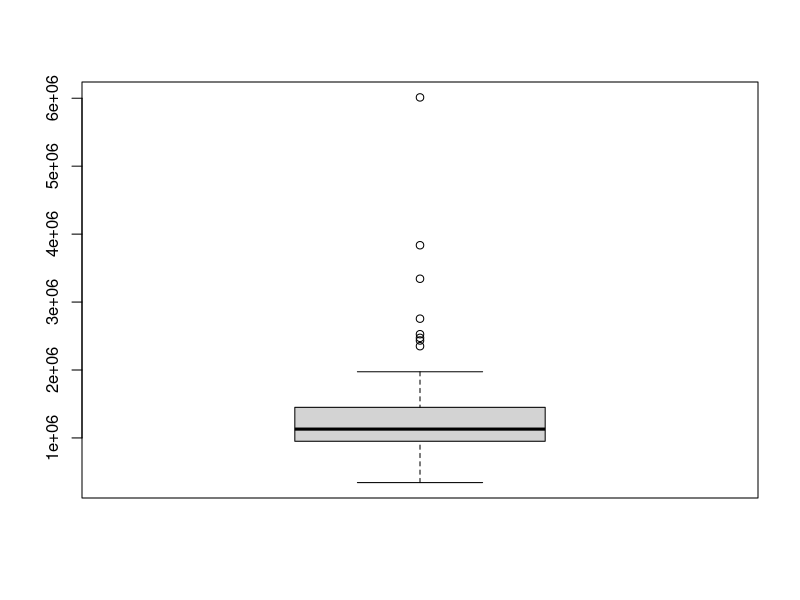
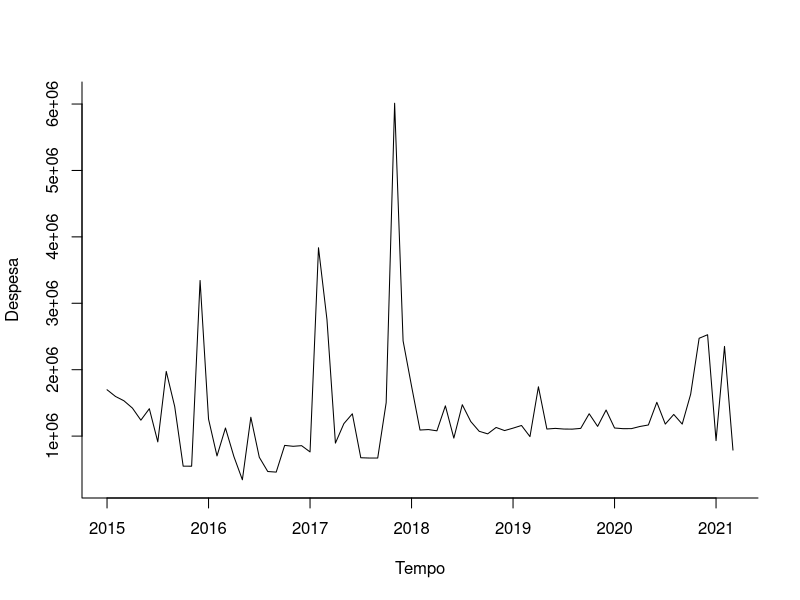
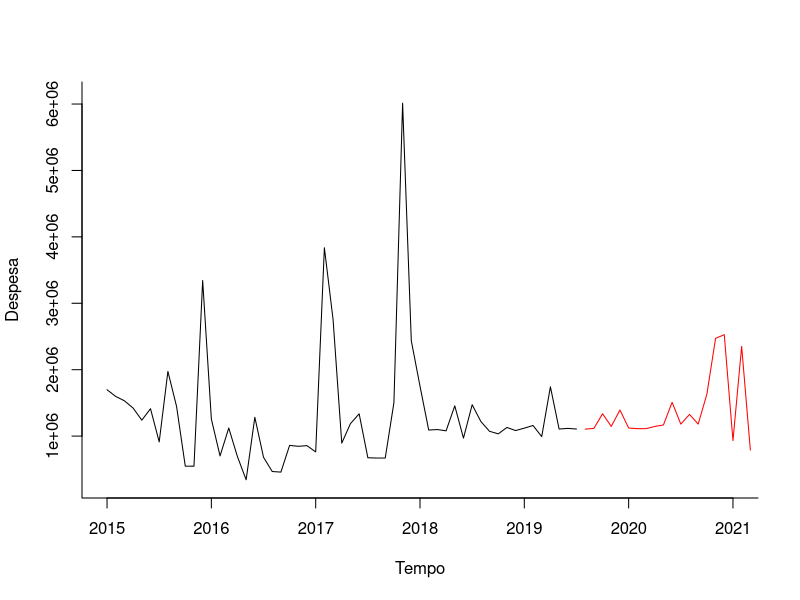
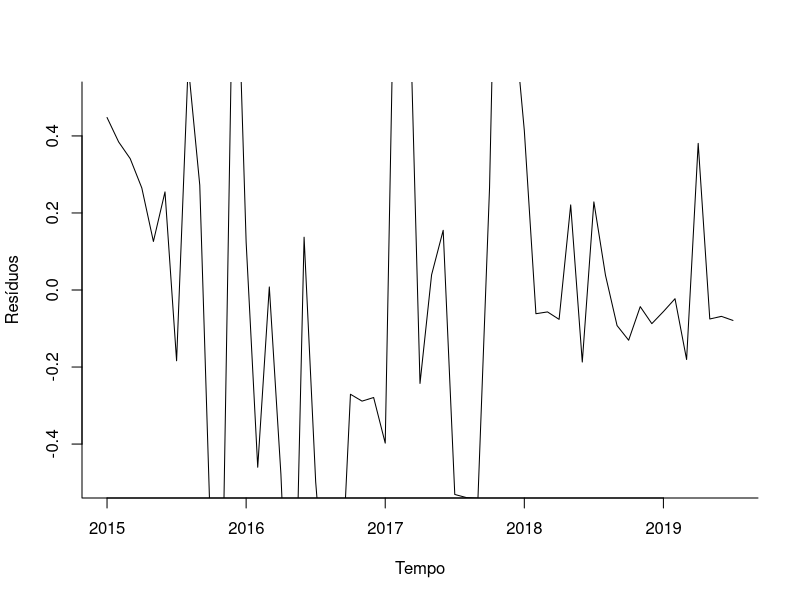
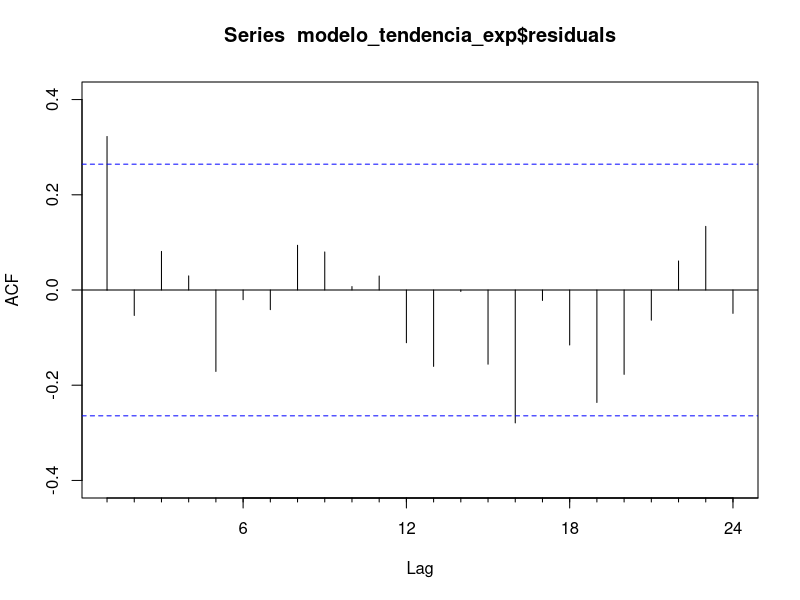
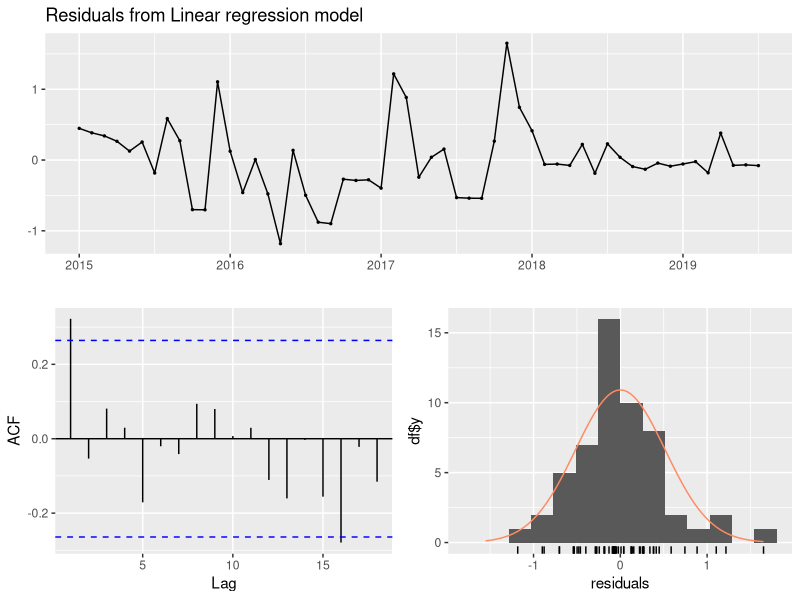

The R source for these figures, in order:
rm(list = ls())
library(readxl)
db <- read_excel("Dados Telefonia Movel.xlsx")

library(forecast)
#Cria a série temporal
db_ts <- ts(db$`Telefonia Móvel`, start=c(2015,1), end=c(2021, 3), frequency = 12)
#Análise estatística
summary(db_ts)
boxplot(db_ts)
#Plota o gráfico da série temporal
plot(db_ts, xlab="Tempo", ylab= "Despesa", ylim=c(300000, 6100000), bty="l")
#Separar as amostras:
#1/3 da amostra = 25 - fica a crtério e do tamanho da amostra
#Amostra de Validação ou amostra de teste:
amostra_validacao <- 20
#Amostra de treino é o total - a amostra de teste:
amostra_treino <- length(db_ts) - amostra_validacao
#Criar a série temporal de treinamento:
treinamento_ts <-window(db_ts, start=c(2015, 1), end=c(2015, amostra_treino))
#Criar a série temporal de teste ou de Validação:
validacao_ts <- window(db_ts, start=c(2015, amostra_treino + 1), end=c(2015, amostra_treino + amostra_validacao))
#Avaliar as amostras
treinamento_ts
validacao_ts
#Plota gráfico da serie temporal de treinamento e teste
plot(treinamento_ts, xlab="Tempo", ylab="Despesa", xaxt="n", ylim=c(300000, 6100000), xlim=c(2015, 2021), bty="l")
axis(1,at=seq(2015, 2021, 1), labels=format(seq(2015,2021,1)))
lines(validacao_ts, bty="l", col="red")
#Estima o modelo de tendência exp
modelo_tendencia_exp <- tslm(treinamento_ts ~ trend, lambda=0)

#resumo do modelo
summary(modelo_tendencia_exp)

#Verificando resíduos

#Plotando os resíduos
plot(modelo_tendencia_exp$residuals, xlab="Tempo", ylab="Resíduos", ylim=c(-0.5, 0.5), bty="l")

#calcula a autocorrelação dos resíduos
Acf(modelo_tendencia_exp$residuals)

#verifica os resíduos com teste de Ljung-Box
checkresiduals(modelo_tendencia_exp, test="LB")

